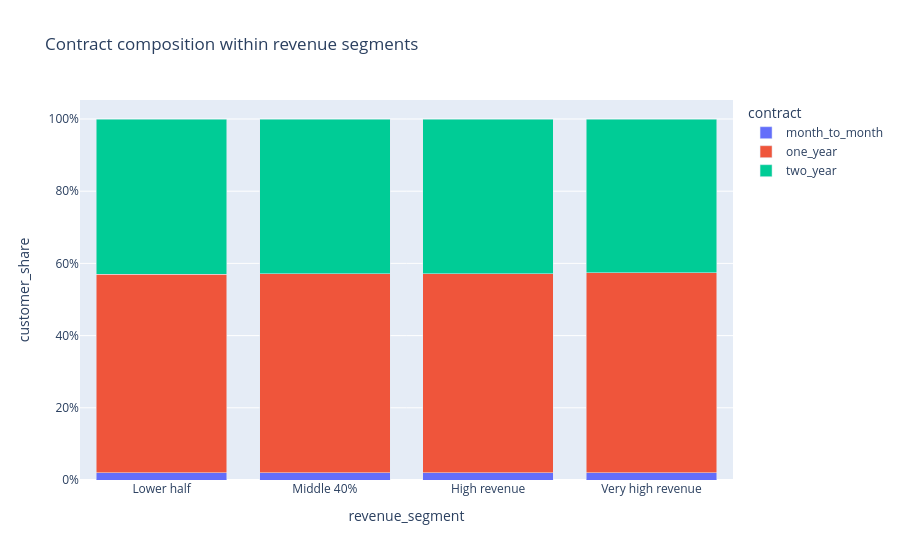

The cell this chart's notebook holds for it:
### Code cell
contract_mix = pd.crosstab(
    portfolio["revenue_segment"],
    portfolio["contract"],
    normalize="index",
)

display(contract_mix)

px.bar(
    contract_mix.reset_index().melt(
        id_vars="revenue_segment",
        var_name="contract",
        value_name="customer_share",
    ),
    x="revenue_segment",
    y="customer_share",
    color="contract",
    barmode="stack",
    title="Contract composition within revenue segments",
).update_yaxes(tickformat=".0%").show()

### Figure 1 — Plotly figure (JSON) as saved in the notebook; plotly's stock layout.template omitted (floating-point values rounded to 4 significant figures)
{"data": [{"hovertemplate": "contract=month_to_month<br>revenue_segment=%{x}<br>customer_share=%{y}<extra></extra>", "legendgroup": "month_to_month", "marker": {"color": "#636efa", "pattern": {"shape": ""}}, "name": "month_to_month", "orientation": "v", "showlegend": true, "textposition": "auto", "type": "bar", "x": ["Lower half", "Middle 40%", "High revenue", "Very high revenue"], "xaxis": "x", "y": [0.02013, 0.01961, 0.01953, 0.01986], "yaxis": "y"}, {"hovertemplate": "contract=one_year<br>revenue_segment=%{x}<br>customer_share=%{y}<extra></extra>", "legendgroup": "one_year", "marker": {"color": "#EF553B", "pattern": {"shape": ""}}, "name": "one_year", "orientation": "v", "showlegend": true, "textposition": "auto", "type": "bar", "x": ["Lower half", "Middle 40%", "High revenue", "Very high revenue"], "xaxis": "x", "y": [0.5496, 0.5518, 0.5525, 0.5537], "yaxis": "y"}, {"hovertemplate": "contract=two_year<br>revenue_segment=%{x}<br>customer_share=%{y}<extra></extra>", "legendgroup": "two_year", "marker": {"color": "#00cc96", "pattern": {"shape": ""}}, "name": "two_year", "orientation": "v", "showlegend": true, "textposition": "auto", "type": "bar", "x": ["Lower half", "Middle 40%", "High revenue", "Very high revenue"], "xaxis": "x", "y": [0.4303, 0.4286, 0.428, 0.4264], "yaxis": "y"}], "layout": {"barmode": "stack", "legend": {"title": {"text": "contract"}, "tracegroupgap": 0}, "title": {"text": "Contract composition within revenue segments"}, "xaxis": {"anchor": "y", "domain": [0, 1], "title": {"text": "revenue_segment"}}, "yaxis": {"anchor": "x", "domain": [0, 1], "tickformat": ".0%", "title": {"text": "customer_share"}}}}
